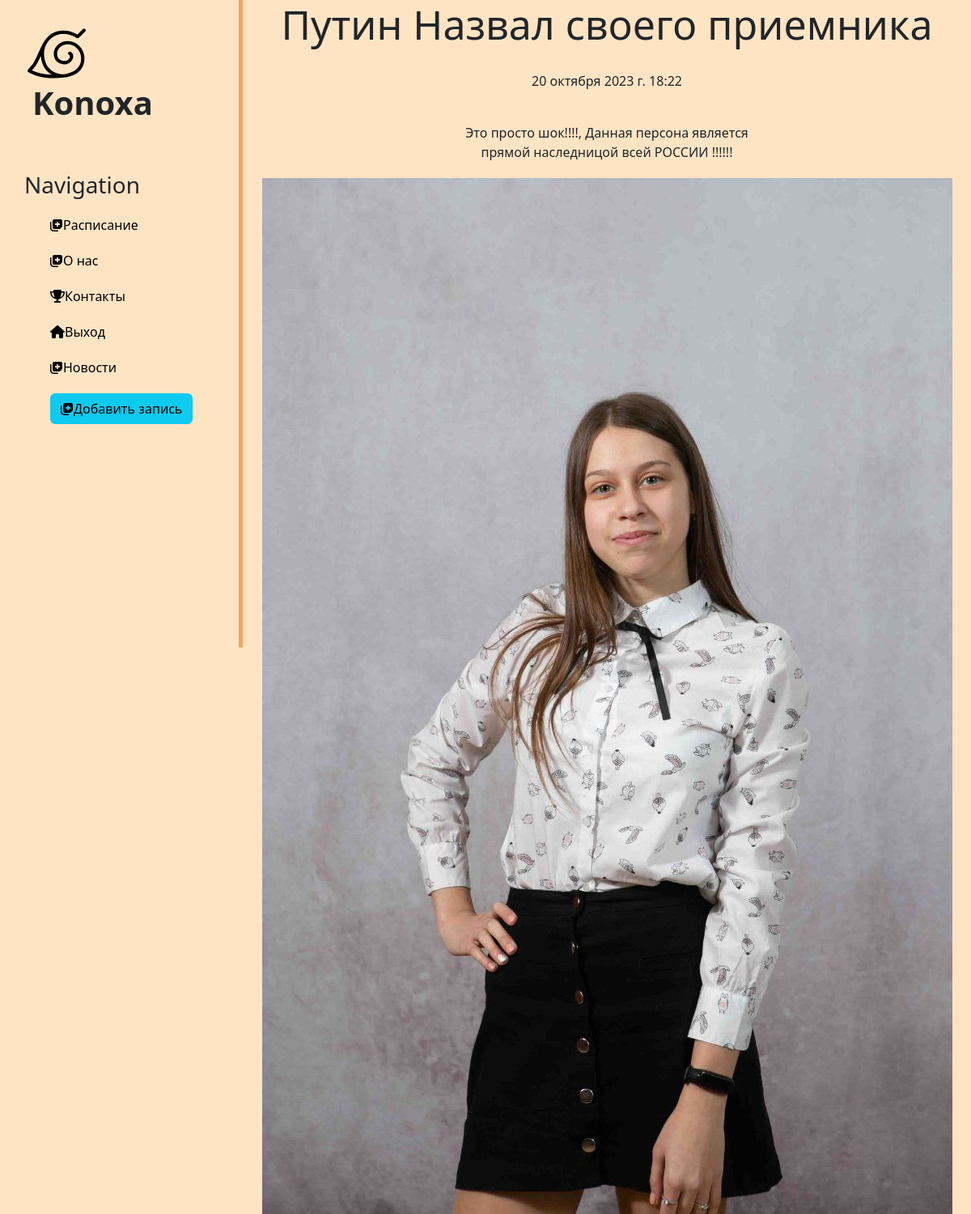
Page /news/4 on the committed database.
### news/models.py (models this page shows, shortened)
class Articles(models.Model):
    title = models.CharField('Название',max_length=50, default='Новость')
    anons = models.CharField('Анонс',max_length=250)
    full_text = models.TextField('Статья')
    date = models.DateTimeField('Дата Публикации')
    photo = models.ImageField(upload_to='images/', verbose_name='Фото', blank=True, null=True)
    class Meta:
        verbose_name = 'Новость'
        verbose_name_plural = 'Новости'

### news/views.py (the view)
# urls.py: path('<int:pk>', views.NewsDetaiview.as_view(), name= 'news-detail')
class NewsDetaiview(DetailView):
    model = Articles
    template_name = 'news/details_view.html'
    context_object_name = 'article'

### news/templates/news/details_view.html (shortened to what this page needs)
{% extends 'main/layout.html' %}
{% block content %}
<div class="features">
    <h1>{{ article.title }}</h1>
    <p>{{ article.date }}</p>
    <p>{{ article.full_text }}</p>
{% if article.photo %}
    <img src="{{ article.photo.url }}">
    {% else %}
    <p>Изображение нет ты лох</p>
{% endif %}
</div>
{% endblock %}

### main/static/main/css/main.css (style rules this page uses)
body { background: #ffe4c4; }
main .features { display: flex; flex-direction: column; justify-content: center; align-items: center; text-align: center; margin: 0 auto; }
main .features h1 { font-size: 50px; }
main .features p { max-width: 400px; margin: 20px auto }

### rows in the picture
Articles: date "20 октября 2023 г. 18:22", full_text "Это просто шок!!!!, Данная персона является прямой наследницой всей РОССИИ !!!!!!", photo (picture)
